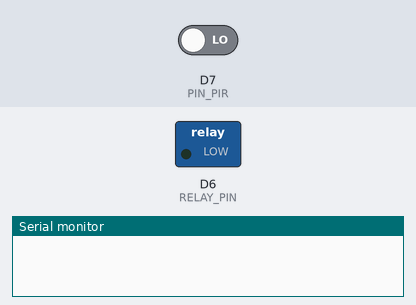
The sketch below on a simulated ESP8266 (NodeMCU). Shown: switched loads named in the sketch (green lamp = pin HIGH), the last lines printed to the serial monitor. The test bench sets the inputs (shaded band); at power-on: D7 (PIN_PIR) LOW.

Above: at 1.2 s.
1.3 s: D7 (PIN_PIR) driven HIGH
At 2.1 s:
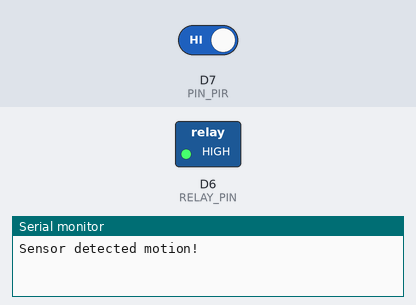
2.8 s: D7 (PIN_PIR) driven LOW
At 3.2 s:
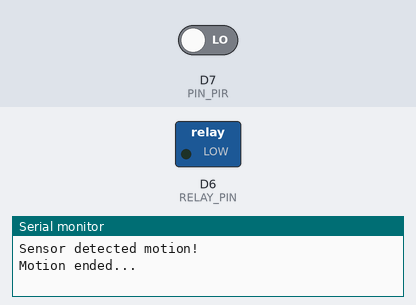
Timing chart, 0 to 5.8 s (numbered marks = the images above; inputs shaded):
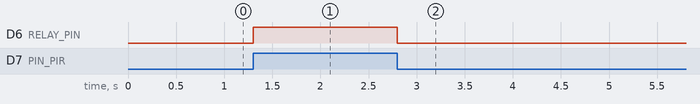

Measured:
- after the input at 1.3 s, D6 (RELAY_PIN): LOW → HIGH at once
- after the input at 2.8 s, D6 (RELAY_PIN): HIGH → LOW at once

The sketch:

Ch5-00-1.ino
```cpp
#define PIN_PIR  D7  //GPIO13
#define RELAY_PIN D6 //GPIO12
int pirState = LOW;
int current_value = 0;

void setup() {
  pinMode(PIN_PIR, INPUT);
  pinMode(RELAY_PIN, OUTPUT);
  Serial.begin(115200);
}

void loop(){
  current_value = digitalRead(PIN_PIR);
  if (current_value == HIGH) {
    if (pirState == LOW) {
      Serial.println(F("Sensor detected motion!"));
      // We only want to print on the output change, not state
      pirState = HIGH;
      digitalWrite(RELAY_PIN,HIGH);
    }
  }
  else
  {
    if (pirState == HIGH){
      Serial.println(F("Motion ended..."));
      pirState = LOW;
      digitalWrite(RELAY_PIN,LOW);
    }
  }
}
```
